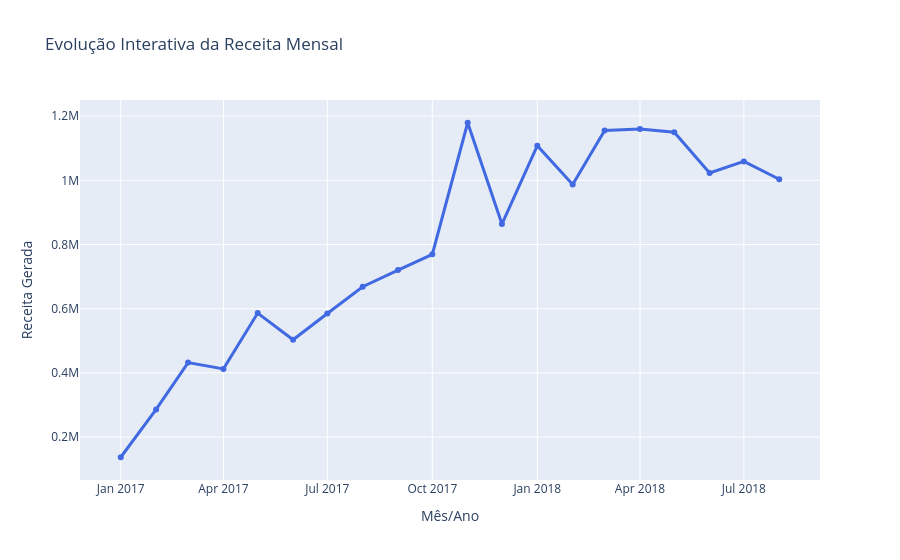
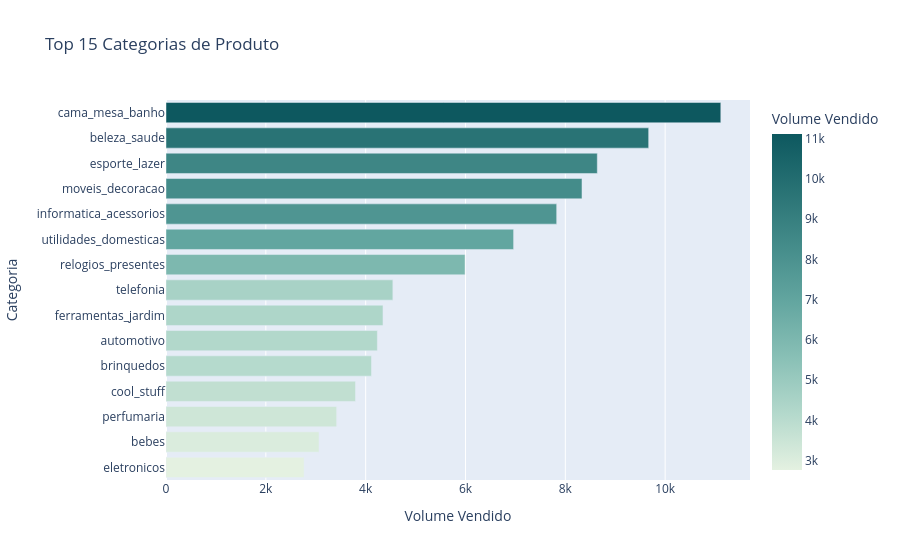
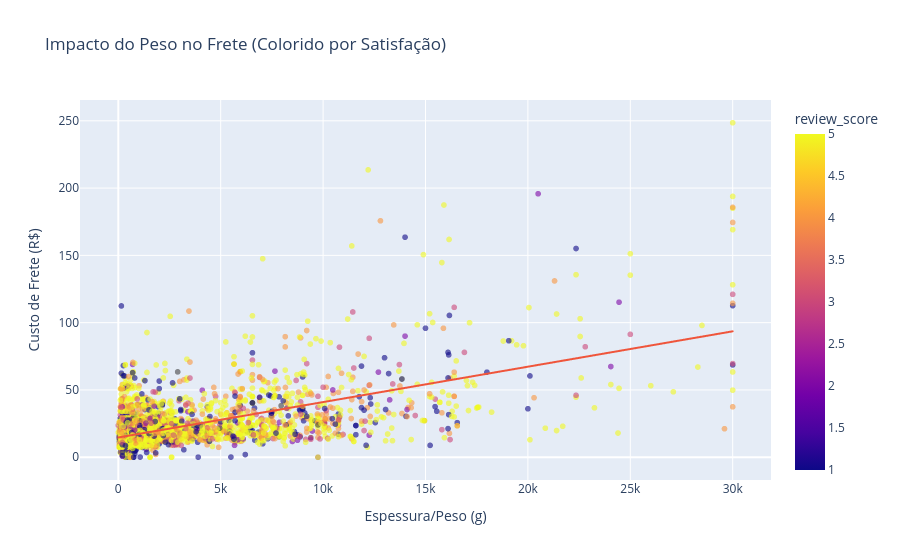

Write notebook code for charts like these, in order.
### Markdown cell above
## 6. Gráficos Interativos Integrados (Plotly)

Visualizações dinâmicas focadas em BI, onde o Stakeholder pode investigar o dado com interação de tooltips e filtragem de drill-down exploratório.

### Code cell
# Evolução Mensal de Vendas (Receita e Volume)
df_evolucao = df_analytical.drop_duplicates(subset=['order_id']).groupby('ano_mes').agg({
    'payment_value': 'sum',
    'order_id': 'count'
}).reset_index().rename(columns={'order_id': 'volume_pedidos'})

# Filtra outliers ou instâncias de meses incompletos nas bordas
df_evolucao = df_evolucao[(df_evolucao['ano_mes'] >= '2017-01') & (df_evolucao['ano_mes'] <= '2018-08')]

fig1 = go.Figure()
fig1.add_trace(go.Scatter(x=df_evolucao['ano_mes'], y=df_evolucao['payment_value'], 
                          mode='lines+markers', name='Receita (R$)', line=dict(color='royalblue', width=3)))
fig1.update_layout(title='Evolução Interativa da Receita Mensal', xaxis_title='Mês/Ano', yaxis_title='Receita Gerada')
fig1.show()

# Barras de Categorias Mais Frequentes com Plotly
df_cat = df_analytical['product_category_name'].value_counts().reset_index().head(15)
df_cat.columns = ['Categoria', 'Volume Vendido']
fig2 = px.bar(df_cat, x='Volume Vendido', y='Categoria', orientation='h',
              title='Top 15 Categorias de Produto', color='Volume Vendido', color_continuous_scale='Mint')
fig2.update_layout(yaxis={'categoryorder':'total ascending'})
fig2.show()

# Relação Frete x Distância/Peso (Amostra 5% para agilidade da UI interativa)
df_scatter = df_analytical.sample(frac=0.05, random_state=42).dropna(subset=['freight_value', 'product_weight_g'])
fig3 = px.scatter(df_scatter, x='product_weight_g', y='freight_value', trendline='ols', 
                  color='review_score', opacity=0.6,
                  title='Impacto do Peso no Frete (Colorido por Satisfação)',
                  labels={'product_weight_g': 'Espessura/Peso (g)', 'freight_value': 'Custo de Frete (R$)'})
fig3.show()

### Figure 1 — Plotly figure (JSON) as saved in the notebook; plotly's stock layout.template omitted (floating-point values rounded to 4 significant figures)
{"data": [{"line": {"color": "royalblue", "width": 3}, "mode": "lines+markers", "name": "Receita (R$)", "type": "scatter", "x": ["2017-01", "2017-02", "2017-03", "2017-04", "2017-05", "2017-06", "2017-07", "2017-08", "2017-09", "2017-10", "2017-11", "2017-12", "2018-01", "2018-02", "2018-03", "2018-04", "2018-05", "2018-06", "2018-07", "2018-08"], "y": [137300.0, 286300.0, 432100.0, 412600.0, 586400.0, 503100.0, 585100.0, 668400.0, 720500.0, 769300.0, 1179000.0, 863700.0, 1108000.0, 987300.0, 1155000.0, 1160000.0, 1150000.0, 1023000.0, 1059000.0, 1003000.0]}], "layout": {"title": {"text": "Evolução Interativa da Receita Mensal"}, "xaxis": {"title": {"text": "Mês/Ano"}}, "yaxis": {"title": {"text": "Receita Gerada"}}}}

### Figure 2 — Plotly figure (JSON) as saved in the notebook; plotly's stock layout.template omitted (floating-point values rounded to 4 significant figures)
{"data": [{"hovertemplate": "Volume Vendido=%{marker.color}<br>Categoria=%{y}<extra></extra>", "legendgroup": "", "marker": {"color": [11115, 9670, 8641, 8334, 7827, 6964, 5991, 4545, 4347, 4235, 4117, 3796, 3419, 3065, 2767], "coloraxis": "coloraxis", "pattern": {"shape": ""}}, "name": "", "orientation": "h", "showlegend": false, "textposition": "auto", "type": "bar", "x": [11115, 9670, 8641, 8334, 7827, 6964, 5991, 4545, 4347, 4235, 4117, 3796, 3419, 3065, 2767], "xaxis": "x", "y": ["cama_mesa_banho", "beleza_saude", "esporte_lazer", "moveis_decoracao", "informatica_acessorios", "utilidades_domesticas", "relogios_presentes", "telefonia", "ferramentas_jardim", "automotivo", "brinquedos", "cool_stuff", "perfumaria", "bebes", "eletronicos"], "yaxis": "y"}], "layout": {"barmode": "relative", "coloraxis": {"colorbar": {"title": {"text": "Volume Vendido"}}, "colorscale": [[0.0, "rgb(228, 241, 225)"], [0.1667, "rgb(180, 217, 204)"], [0.3333, "rgb(137, 192, 182)"], [0.5, "rgb(99, 166, 160)"], [0.6667, "rgb(68, 140, 138)"], [0.8333, "rgb(40, 114, 116)"], [1.0, "rgb(13, 88, 95)"]]}, "legend": {"tracegroupgap": 0}, "title": {"text": "Top 15 Categorias de Produto"}, "xaxis": {"anchor": "y", "domain": [0.0, 1.0], "title": {"text": "Volume Vendido"}}, "yaxis": {"anchor": "x", "categoryorder": "total ascending", "domain": [0.0, 1.0], "title": {"text": "Categoria"}}}}

### Figure 3 — Plotly figure (JSON) as saved in the notebook; plotly's stock layout.template omitted (floating-point values rounded to 4 significant figures; data arrays with more than 128 entries replaced by an {"elided": "..."} marker saying what was removed)
{"data": [{"hovertemplate": "Espessura/Peso (g)=%{x}<br>Custo de Frete (R$)=%{y}<br>review_score=%{marker.color}<extra></extra>", "legendgroup": "", "marker": {"color": {"elided": "5632 float values"}, "coloraxis": "coloraxis", "opacity": 0.6, "symbol": "circle"}, "mode": "markers", "name": "", "showlegend": false, "type": "scattergl", "x": {"elided": "5632 float values"}, "xaxis": "x", "y": {"elided": "5632 float values"}, "yaxis": "y"}, {"hovertemplate": "<b>OLS trendline</b><br>freight_value = 0.00262884 * product_weight_g + 14.7017<br>R<sup>2</sup>=0.378662<br><br>Espessura/Peso (g)=%{x}<br>Custo de Frete (R$)=%{y} <b>(trend)</b><extra></extra>", "legendgroup": "", "marker": {"symbol": "circle"}, "mode": "lines", "name": "", "showlegend": false, "type": "scattergl", "x": {"elided": "5632 float values"}, "xaxis": "x", "y": {"elided": "5632 float values"}, "yaxis": "y"}], "layout": {"coloraxis": {"colorbar": {"title": {"text": "review_score"}}, "colorscale": [[0.0, "#0d0887"], [0.1111, "#46039f"], [0.2222, "#7201a8"], [0.3333, "#9c179e"], [0.4444, "#bd3786"], [0.5556, "#d8576b"], [0.6667, "#ed7953"], [0.7778, "#fb9f3a"], [0.8889, "#fdca26"], [1.0, "#f0f921"]]}, "legend": {"tracegroupgap": 0}, "title": {"text": "Impacto do Peso no Frete (Colorido por Satisfação)"}, "xaxis": {"anchor": "y", "domain": [0.0, 1.0], "title": {"text": "Espessura/Peso (g)"}}, "yaxis": {"anchor": "x", "domain": [0.0, 1.0], "title": {"text": "Custo de Frete (R$)"}}}}
